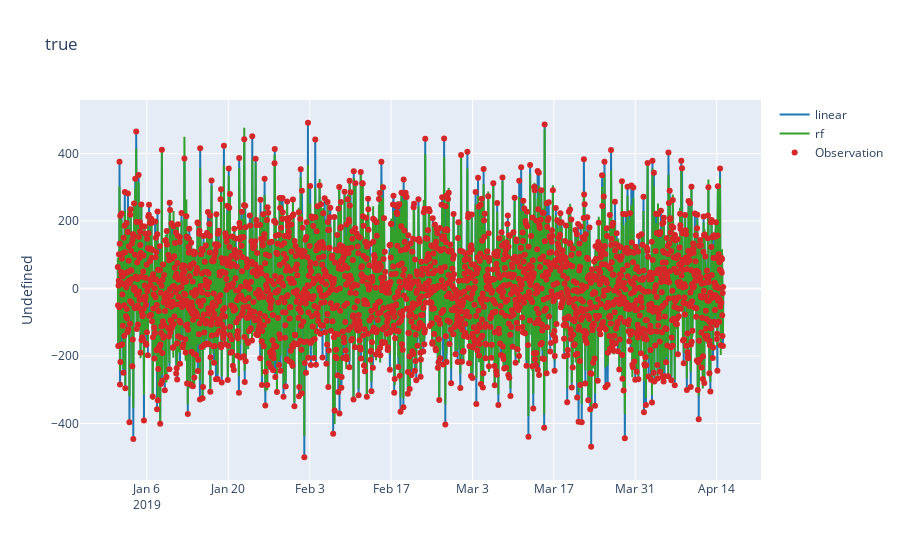

This figure's notebook cell:
### Code cell
cmp.plot_timeseries(backend="plotly")

### Figure 1 — Plotly figure (JSON) as saved in the notebook; plotly's stock layout.template omitted (floating-point values rounded to 4 significant figures; data arrays with more than 128 entries replaced by an {"elided": "..."} marker saying what was removed)
{"data": [{"line": {"color": "#1f78b4"}, "name": "linear", "type": "scatter", "x": {"elided": "2500 str values"}, "y": {"elided": "2500 float values"}}, {"line": {"color": "#33a02c"}, "name": "rf", "type": "scatter", "x": {"elided": "2500 str values"}, "y": {"elided": "2500 float values"}}, {"marker": {"color": "#d62728"}, "mode": "markers", "name": "Observation", "type": "scatter", "x": {"elided": "2500 str values"}, "y": {"elided": "2500 float values"}}], "layout": {"title": {"text": "true"}, "yaxis": {"title": {"text": "Undefined"}}}}
